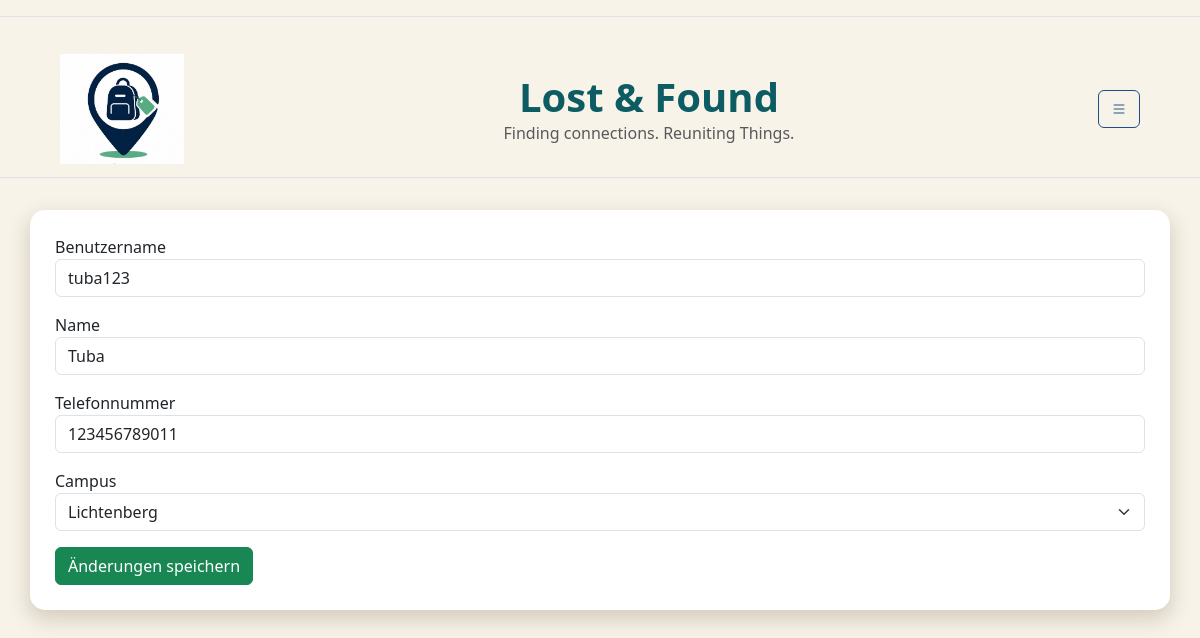
The page /profile/edit/ (signed in) on the database its author committed.
### db.py (models this page shows)
class StandardUser(db.Model):
    __tablename__ = "standardUser"
    user_id = db.Column( db.Integer, primary_key=True )
    campus_id = db.Column( db.String, db.ForeignKey("campus.campus_id") )
    name = db.Column( db.String)
    benutzername = db.Column( db.String, unique=True)
    telefonnummer = db.Column(db.String)
    standardtext = db.Column(db.Text)
    passwort = db.Column(db.String,nullable=False)
    hwr_mail = db.Column(db.String, unique=True,nullable=False )
    is_admin = db.Column(db.Boolean, default=False)
    campus = db.relationship("Campus",back_populates="users")
    posts = db.relationship( "Post",back_populates="user")

### app.py (the view, shortened to what this page needs)
@app.route('/profile/edit/', methods=['GET', 'POST'])
def edit_profile():
    if "user_id" not in session:
        flash("Bitte zuerst einloggen!", "warning")
        return redirect(url_for("login"))
    user = db.session.get(
        StandardUser,
        session["user_id"]
    )#
    form = forms.EditProfileForm(obj=user) #obj=user sorgt dafür, dass die aktuellen daten des users im formular angezeigt werden, wenn die seite geladen wird
    return render_template(
        "edit_profile.html",
        form=form
    )

### forms.py
class EditProfileForm(FlaskForm):
    benutzername = StringField( "Benutzername", validators=[InputRequired()])
    name = StringField(
        "Name",
        validators=[InputRequired()]
    )
    telefonnummer = StringField(
        "Telefonnummer"
    )
    campus_id = SelectField(
        "Campus",
        choices=[
            ("Schöneberg", "Schöneberg"),
            ("Lichtenberg", "Lichtenberg"),
            ("Startup Incubator", "Startup Incubator")
        ]
    )
    submit = SubmitField("Änderungen speichern")

### templates/edit_profile.html (shortened to what this page needs)
{%extends "base.html" %}
{% block CONTENT %}
<form method="POST">
     <div class="mb-3">
        {{ form.benutzername.label }}
        {{ form.benutzername(class="form-control") }}
    </div>
    <div class="mb-3">
        {{ form.name.label }}
        {{ form.name(class="form-control") }}
    </div>
    <div class="mb-3">
        {{ form.telefonnummer.label }}
        {{ form.telefonnummer(class="form-control") }}
    </div>
    <div class="mb-3">
        {{ form.campus_id.label }}
        {{ form.campus_id(class="form-select") }}
    </div>
    {{ form.submit(class="btn btn-success") }}
</form>
    {% endblock %}

### static/css/style.css (style rules this page uses)
body { background-color: var(--color-main) !important; }

### static/css/color.css (style rules this page uses)
:root { --color-main: rgb(247, 243, 233); --color-shadow: rgb(215, 205, 190); --color-highlight: rgb(13, 92, 99); --color-accent1: rgb(46, 196, 182); --color-accent2: rgb(29, 78, 137); }

### rows shown on the page
StandardUser: benutzername "tuba123", name "Tuba", telefonnummer "123456789011", campus_id "Lichtenberg"
